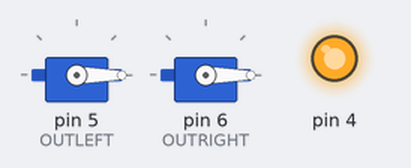
A sketch run on a simulated Arduino Uno, built with avr-gcc and run on an emulated ATmega328P. On the bench: 2 × servo, output pins drawn as LEDs (lit = HIGH).

Above: at 0.05 s.
At 6.0 s:
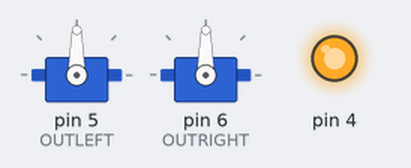
At 12.0 s:
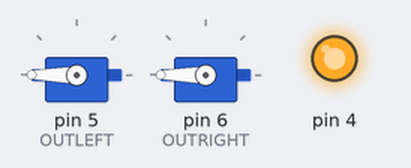
Timing chart, 0 to 15.6 s (numbered marks = the images above):
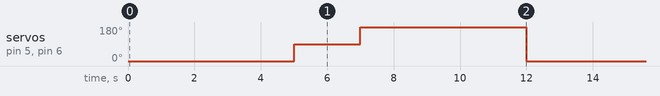

The sketch:

ForwardBack.ino
```cpp
#include <Servo.h>

Servo LeftServo;
Servo RightServo;


int OUTLEFT = 5;
int OUTRIGHT = 6;

void setup() {
  LeftServo.attach(OUTLEFT);
  RightServo.attach(OUTRIGHT);
  Serial.begin(9600);
  pinMode(4, OUTPUT);
  digitalWrite(4, HIGH);
}

void loop() {
  LeftServo.write(0);
  RightServo.write(0);
  delay(5000);
  LeftServo.write(90);
  RightServo.write(90);
  delay(2000);
  LeftServo.write(180);
  RightServo.write(180);
  delay(5000);
}
```

Measured:
- by itself, servo on pin 5 (OUTLEFT), servo on pin 6 (OUTRIGHT): repeats every 12.0 s: 180° 5.0 s, 0° 5.0 s, 90° 2.0 s
